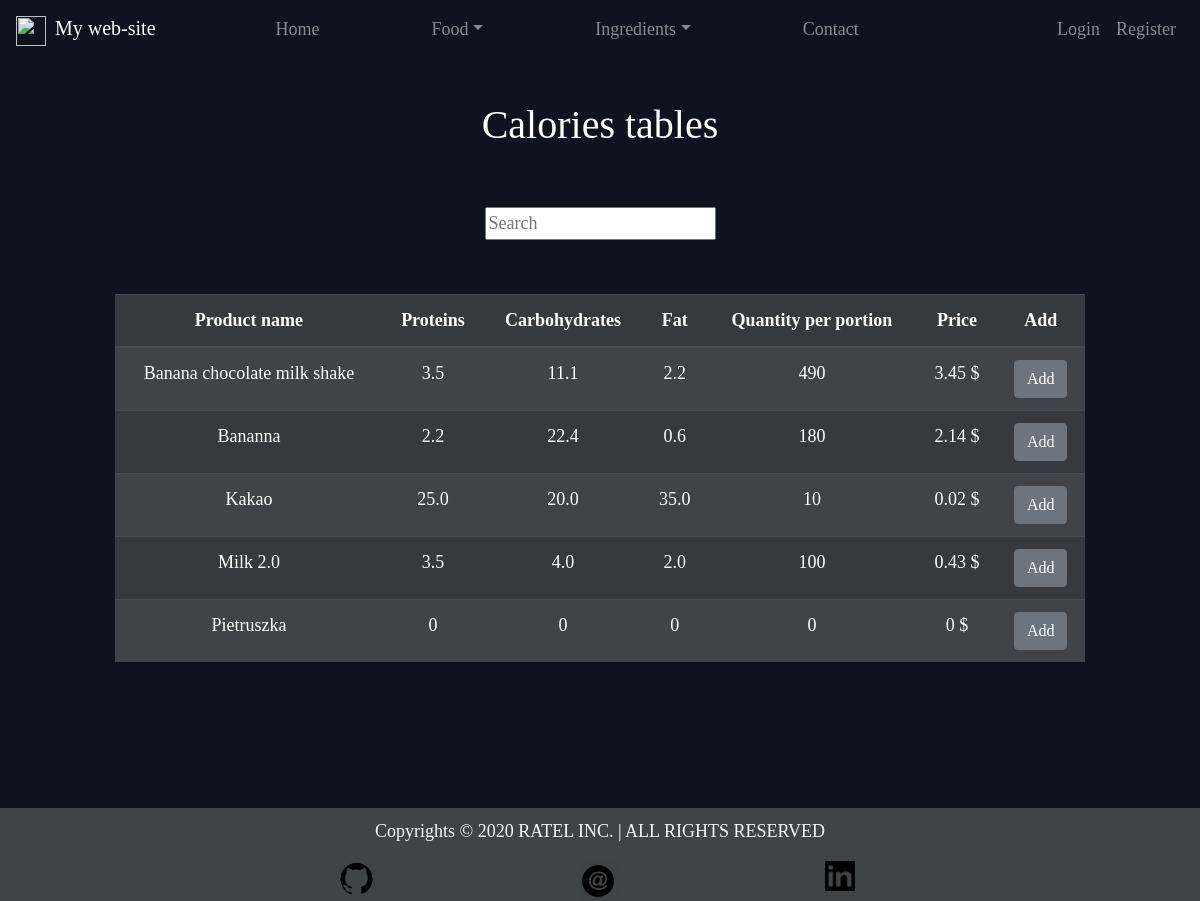
/food/prod_table/, run on the app's committed database.
### Food/models.py (models this page shows, shortened)
class Product(models.Model):
	name = models.CharField(max_length=50)
	ingredient = models.ManyToManyField(Ingredient, through="ReceipeIngredient")
	ingredinet_based = models.BooleanField(default=False)
	recipe = models.CharField(max_length=500, blank=True)
	slug = models.SlugField(max_length=100, unique=True, blank=True)
	@property
	def total_weight(self):
		product = Product.objects.get(pk=self.pk)
		result = sum([
				ReceipeIngredient.objects.get(ingredient=i, product=product).weight for i in product.ingredient.all()
			])
		return int(result)
	@property
	@zero_division_handling
	def total_protein(self):
		product = Product.objects.get(pk=self.pk)
		result = 0
		for i in product.ingredient.all():
				result += i.protein * ReceipeIngredient.objects.get(ingredient=i, product=product).weight
		return round(result/self.total_weight,1)#product.ingredient.count()
	@property
	@zero_division_handling
	def total_carbohydrates(self):
		product = Product.objects.get(pk=self.pk)
		result = 0
		for i in product.ingredient.all():
				result += i.carbohydrates * ReceipeIngredient.objects.get(ingredient=i, product=product).weight
		return round(result/self.total_weight,1)
	@property
	@zero_division_handling
	def total_fat(self):
		product = Product.objects.get(pk=self.pk)
		result = 0
		for i in product.ingredient.all():
			result += i.fat * ReceipeIngredient.objects.get(ingredient=i, product=product).weight
		return round(result/self.total_weight,1)
	@property
	@zero_division_handling
	def total_price(self):
		product = Product.objects.get(pk=self.pk)
		result = 0
		for i in product.ingredient.all():
			result += i.price * ReceipeIngredient.objects.get(ingredient=i, product=product).weight / 100
		return round(result,2)
	class Meta:
		ordering = ["name"]

class Ingredient(models.Model):
	name = models.CharField(max_length=50, unique=True)
	protein = models.FloatField(validators=[macro_quantity_validator,])
	carbohydrates = models.FloatField(validators=[macro_quantity_validator,])
	fat = models.FloatField(validators=[macro_quantity_validator,])
	quantity_per_portion = models.IntegerField(blank=True)
	price = models.DecimalField(max_digits=100, decimal_places=2, blank=True)
	food_type = models.CharField(max_length=2, choices=FOOD_TYPE_CHOICES, blank=True)
	slug = models.SlugField(max_length=100, unique=True, blank=True)
	class Meta:
		ordering = ["id"]

class ReceipeIngredient(models.Model):
	ingredient = models.ForeignKey(Ingredient, on_delete=models.CASCADE)
	product = models.ForeignKey(Product, on_delete=models.CASCADE)
	weight = models.IntegerField(null=True, blank=True)
	class Meta:
		ordering = ["id"]
		verbose_name_plural = "Receipe Ingredients"

### Food/views.py (the view)
# urls.py: path("prod_table/", ProductsTableView.as_view(), name="prod_table"),
class ProductsTableView(ListView, SuccessMessageMixin):
	template_name = "Food/product_list.html"
	model = Product
	context_object_name = "products"
	paginate_by = 10

### Food/models.py (called while the page is built)
def zero_division_handling(func):
	def wrapper_function(*agrs, **kwargs):
		try:
			return func(*agrs, **kwargs)
		except ZeroDivisionError:
			return 0
	return wrapper_function

### Templates/Food/product_list.html (shortened to what this page needs)
{% extends 'main.html' %}
{% block content %}
	<h1 id="title">Calories tables </h1>
	<form action="{% url 'food:search_results' %}" method="get">
		<input name="word" type="text" placeholder="Search">
	</form>
	<br><br>
	<table class="table table-striped table-dark">
		<thead>
			<tr>
				<th scope="col">Product name</th>
				<th scope="col">Proteins</th>
				<th scope="col">Carbohydrates</th>
				<th scope="col">Fat</th>
				<th scope="col">Quantity per portion</th>
				<th scope="col">Price</th>
				<th scope="col">Add</th>
			</tr>
		</thead>
		<tbody>
			{% for item in products %}
				<tr>
					<td>
						<a class="hyperlink-off" href="{% url 'food:prod_detail' item.slug %}">
							{{ item.name|capfirst }}
						</a>
					</td>
					<td>{{item.total_protein}}</td>
					<td>{{item.total_carbohydrates}}</td>
					<td>{{item.total_fat}}</td>
					<td>{{item.total_weight}}</td>
					<td>{{item.total_price}} $</td>
					<td>
						<button type="button" class="btn btn-secondary">
							<a class="hyperlink-off" href="{% url 'profile:add_to_diet' item.pk %}">Add</a>
						</button>
					</td>
				</tr>
			{% endfor %}
		</tbody>
	</table>
{% endblock %}

### files/style.css (style rules this page uses)
body { background-color: #0f121f; font-family: Ubuntu; color: #fff; font-size:large; text-align: center; }
#title { padding-bottom: 50px; }
.hyperlink-off, .hyperlink-off:hover { text-decoration: none; font-family: Ubuntu; color: #fff; }

### data on the page
Product: name "Banana chocolate milk shake", total_protein "3.5", total_carbohydrates "11.1", total_fat "2.2", total_weight "490", total_price "3.45"
Product: name "Bananna", total_protein "2.2", total_carbohydrates "22.4", total_fat "0.6", total_weight "180", total_price "2.14"
Product: name "Kakao", total_protein "25.0", total_carbohydrates "20.0", total_fat "35.0", total_weight "10", total_price "0.02"
Product: name "Milk 2.0", total_protein "3.5", total_carbohydrates "4.0", total_fat "2.0", total_weight "100", total_price "0.43"
Product: name "Pietruszka", total_protein "0", total_carbohydrates "0", total_fat "0", total_weight "0", total_price "0"
